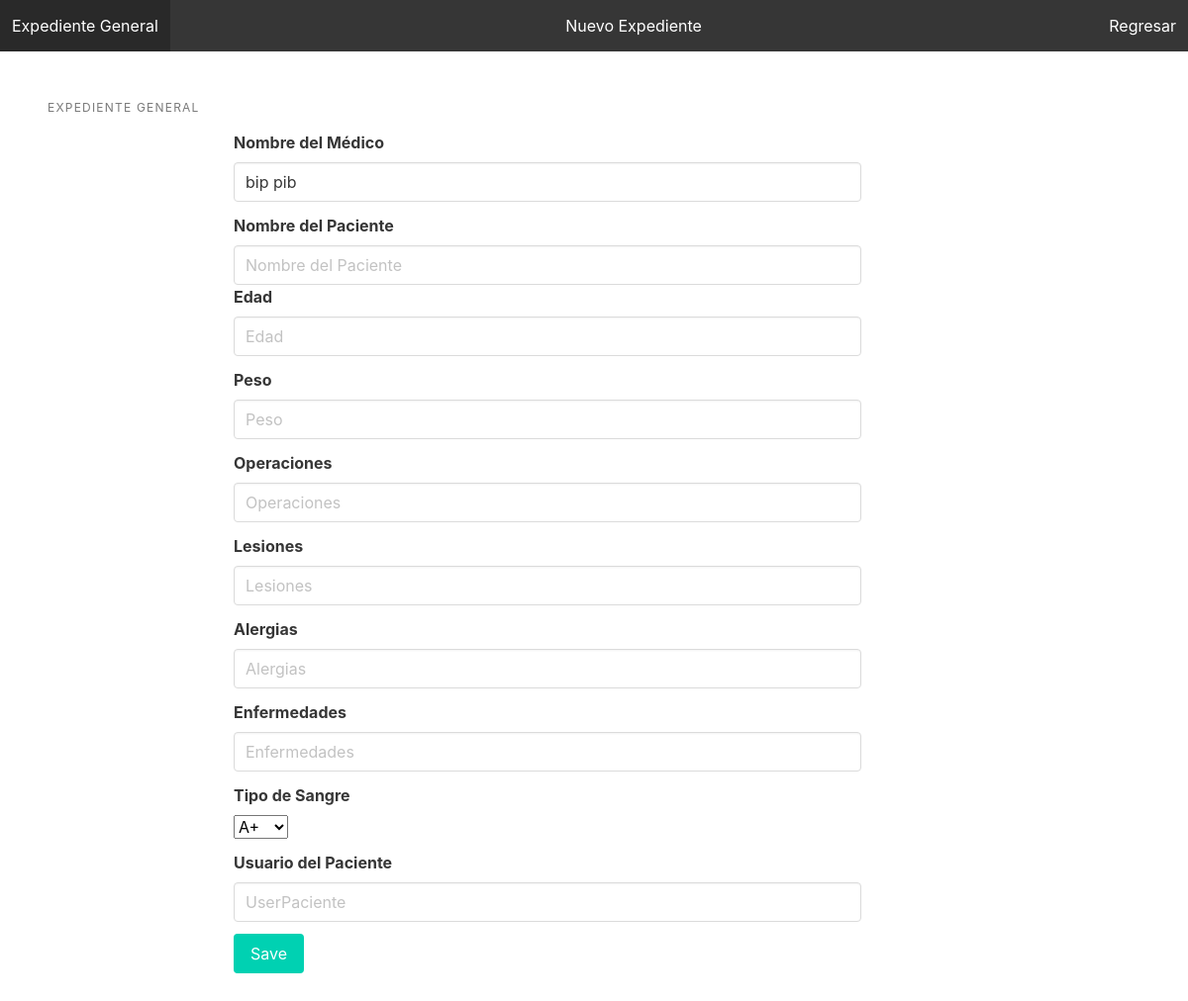
The page /expedienteg/ (signed in) on the database as committed earlier.
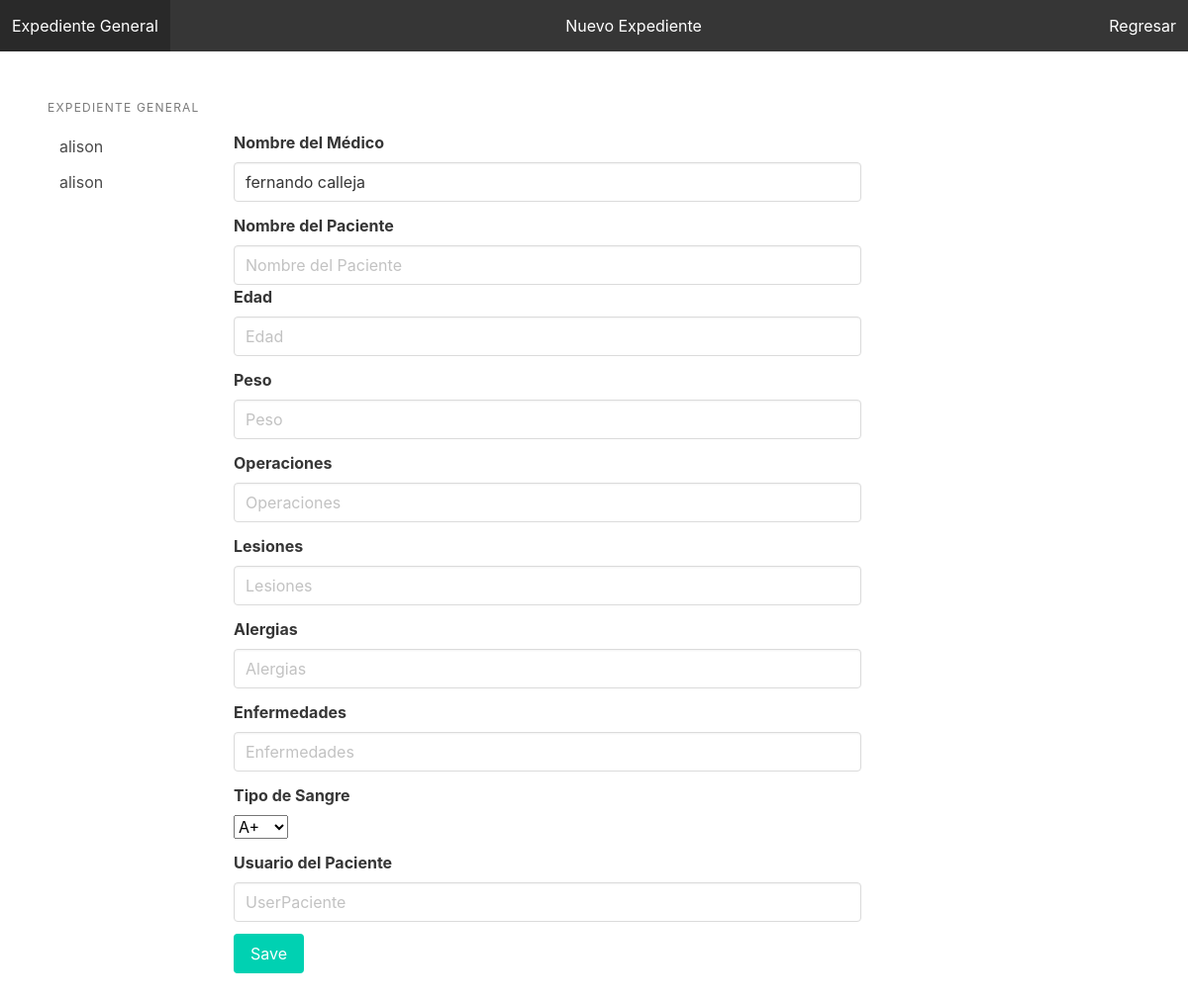
The same page on the database as committed later.
### account/models.py (models this page shows, shortened)
class User (AbstractUser):
    is_admin = models.BooleanField(default=False)
    is_patient = models.BooleanField(default=False)
    is_doctor = models.BooleanField(default=False)

class Profile(models.Model):
    user = models.OneToOneField(User, null=True, blank=True, on_delete=models.CASCADE)
    nombre = models.CharField(max_length=255, verbose_name='Nombre(s)')
    apellidos = models.CharField(max_length=255, verbose_name='Apellidos')
    telefonoc = models.CharField(max_length=255, verbose_name='Teléfono celular')
    telconsultorio = models.CharField(max_length=255, verbose_name='Telefono consultorio')
    lugart = models.CharField(max_length=255, verbose_name='Lugar de trabajo')
    direcciont = models.CharField(max_length=255, verbose_name='Direccion de trabajo')
    especialidad = models.CharField(max_length=255, verbose_name='Especilidad general')
    otras = models.CharField(max_length=255, verbose_name='Otras Especilidades')
    profile_title = models.ImageField(default="titulo.png", null=True, blank=True)
    profile_pic = models.ImageField(default="perfil.png", null=True, blank=True)

class ExpedienteG(models.Model):
    idEg = models.AutoField(primary_key=True)
    nombreG = models.CharField(max_length=255, verbose_name='Nombre del paciente')
    edadG = models.CharField(max_length=255, verbose_name='Edad del paciente')
    peso = models.CharField(max_length=20, verbose_name='Talla')
    operaciones = models.CharField(max_length=255, verbose_name='Operaciones')
    lesiones=models.CharField(max_length=255, verbose_name='Lesiones')
    alergias=models.CharField(max_length=255, verbose_name='Alergias')
    enfermedades=models.CharField(max_length=255, verbose_name='Enfermedades')
    tipoSangre=models.CharField(max_length=255, verbose_name='Tipo de Sangre')
    fecha=models.DateTimeField(auto_now_add=True)
    fecha_actG=models.DateTimeField(auto_now=True)
    idPg = models.ForeignKey(User, blank=True, on_delete=models.CASCADE, verbose_name='Usuario paciente', related_name='paciente')
    idDg = models.ForeignKey(User, blank=True, on_delete=models.CASCADE, verbose_name='Usuario doctor', related_name='doctor')
    class Meta:
        ordering=('nombreG',)

### account/views.py (the view, shortened to what this page needs)
# urls.py: path('expedienteg/', views.editorg, name="expedienteg"),
def editorg(request):
    expgid = 0
    try:
        expgid = int(request.GET.get('expgid'))
    except:
        pass
    expedienteg = ExpedienteG.objects.filter(idEg = expgid)
    idDg = User.objects.get(id = request.user.id)
    print(idDg)
    expedientesg = ExpedienteG.objects.filter(idDg_id = idDg)
    if expgid > 0:
        expedienteg = ExpedienteG.objects.get(pk=expgid)
    else:
        expedienteg = ''
    context = {
        'expgid': expgid,
        'expedientesg' : expedientesg,
        'expedienteg' : expedienteg,
    }
    return render(request, 'account/expedienteg.html', context)

### MedicDataProject/account/templates/account/expedienteg.html (shortened to what the changed rows need)
{% load static %}
<!DOCTYPE html>
<html>
    <head>
       <link rel="stylesheet" href="https://cdn.jsdelivr.net/npm/bulma@0.9.0/css/bulma.min.css">
    </head>
    <body>
        <section class="section">
            <div class="columns">
                <div class="column is-2">
                    <aside class="menu">
                        <ul class="menu-list">
                            {% for expg in expedientesg %}
                                <li>
                                    <a href="{% url 'expedienteg' %}?expgid={{ expg.idEg }}">{{ expg.nombreG }}</a>
                                </li>
                            {% endfor %}
                        </ul>
                    </aside>
                </div>
                <div class="column is-7">
                    <form method="post" action="{% url 'expedienteg' %}">
                        <div class="field">
                            <br>
                            <div class="control">
                                <input type="text" class="input" name="nombre" value="{{request.user.profile.nombre}} {{request.user.profile.apellidos}} ">
                            </div>
                        </div>
                    </form>
                </div>
            </div>
        </section>
    </body>
</html>

Rows that differ between the two databases and show on the page:
added ExpedienteG: nombreG "alison"
added ExpedienteG: nombreG "alison"
changed User: nombre "bip pib" → "fernando calleja"
